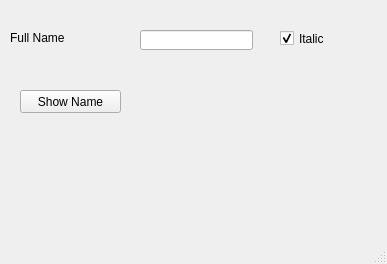
<?xml version="1.0" encoding="UTF-8"?>
<ui version="4.0">
 <class>MainWindow</class>
 <widget class="QMainWindow" name="MainWindow">
  <property name="geometry">
   <rect>
    <x>0</x>
    <y>0</y>
    <width>387</width>
    <height>264</height>
   </rect>
  </property>
  <property name="windowTitle">
   <string>MainWindow</string>
  </property>
  <widget class="QWidget" name="centralwidget">
   <widget class="QLabel" name="lblName">
    <property name="geometry">
     <rect>
      <x>10</x>
      <y>30</y>
      <width>81</width>
      <height>16</height>
     </rect>
    </property>
    <property name="text">
     <string>Full Name</string>
    </property>
   </widget>
   <widget class="QLabel" name="lblMessage">
    <property name="geometry">
     <rect>
      <x>10</x>
      <y>120</y>
      <width>331</width>
      <height>51</height>
     </rect>
    </property>
    <property name="font">
     <font>
      <pointsize>16</pointsize>
      <weight>75</weight>
      <italic>true</italic>
      <bold>true</bold>
     </font>
    </property>
    <property name="text">
     <string/>
    </property>
   </widget>
   <widget class="QLineEdit" name="txtName">
    <property name="geometry">
     <rect>
      <x>140</x>
      <y>30</y>
      <width>113</width>
      <height>20</height>
     </rect>
    </property>
    <property name="text">
     <string/>
    </property>
   </widget>
   <widget class="QPushButton" name="btnShow">
    <property name="geometry">
     <rect>
      <x>20</x>
      <y>90</y>
      <width>101</width>
      <height>23</height>
     </rect>
    </property>
    <property name="text">
     <string>Show Name</string>
    </property>
   </widget>
   <widget class="QCheckBox" name="chkItalic">
    <property name="geometry">
     <rect>
      <x>280</x>
      <y>30</y>
      <width>70</width>
      <height>17</height>
     </rect>
    </property>
    <property name="text">
     <string>Italic</string>
    </property>
    <property name="checked">
     <bool>true</bool>
    </property>
   </widget>
  </widget>
  <widget class="QMenuBar" name="menubar">
   <property name="geometry">
    <rect>
     <x>0</x>
     <y>0</y>
     <width>387</width>
     <height>25</height>
    </rect>
   </property>
  </widget>
  <widget class="QStatusBar" name="statusbar"/>
 </widget>
 <resources/>
 <connections/>
</ui>
